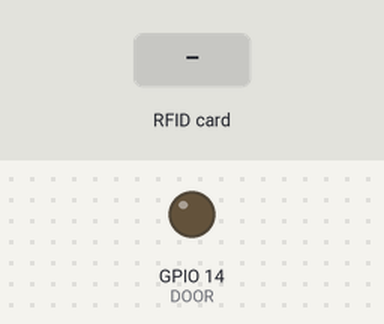
A sketch run on a simulated ESP32. Shown: output pins drawn as LEDs (lit = HIGH). Dashed ring = blinking. Inputs (shaded band) come from the test bench. WiFi joins after 1.5 s; servers stay silent unless stated; uploads are accepted with an empty reply; what the sketch prints to the serial monitor is not drawn.

Above: at 1.2 s.
1.3 s: RFID card A3 9C 97 1D held to the reader
At 2.1 s:
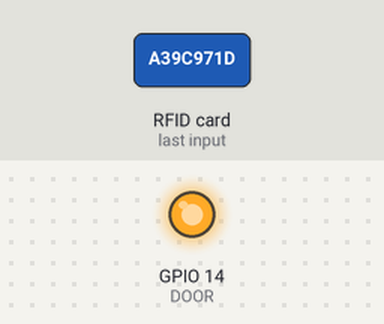
4.3 s: RFID card BD F4 DF 6B held to the reader
At 4.7 s:
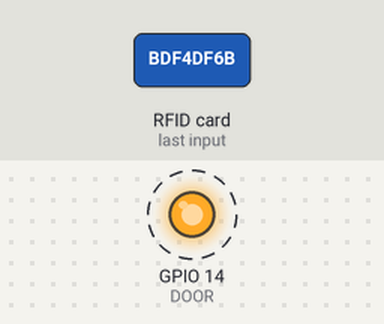
5.8 s: RFID card B0 82 0D 3C held to the reader
Timing chart, 0 to 10.3 s (numbered marks = the images above; inputs shaded):
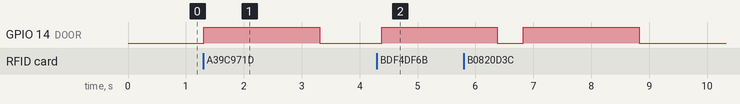

The sketch:

rfid-doorlock.ino
```cpp
#include <SPI.h>
#include <MFRC522.h>
#include <WiFi.h>
#include<WiFiClientSecure.h>
#define RST_PIN   0    // Reset pin for MFRC522 - Module 1
#define SS_PIN    5    // Slave Select pin for MFRC522 - Module 1

MFRC522 mfrc522(SS_PIN, RST_PIN); // Create MFRC522 instance

void connect2Wifi();
void readUID();
bool isEntry();
int isConnected();
#define WRITE_BTN 25
#define WRITE_ADMIN_BTN 26
#define DELETE_BTN 27
#define WIFI_SSID "RECHARGE AIPOYANDHA"
#define WIFI_PASS "smuggler"
#define WIFI_IND 2
#define DOOR 14
byte  entryDt [][4] = {
//  {0x3, 0xfd, 0xd3, 0xfa},
 {0xa3, 0x9c, 0x97, 0x1d}, {0xbd, 0xf4, 0xdf, 0x6b}, {0xb0 ,0x82, 0x0d, 0x3c}, {0xa4, 0x2e, 0xec, 0xa9},
 {0xA3 ,0x57,0x34,0xC5}
};


WiFiClientSecure client; // Create a WiFiClientSecure object
void setup() {
  Serial.begin(9600); // Initialize serial communication
  Serial.println("init...");
  pinMode(DOOR,OUTPUT);
  SPI.begin(); // Init SPI bus
  mfrc522.PCD_Init(); // Init MFRC522
  Serial.println("RFID Ready!");
  WiFi.mode(WIFI_STA)  ;
  connect2Wifi();
  client.setInsecure();
}


MFRC522::Uid lastReadUID ;
void openDoor();
void loop() {
  // Look for new cards
  digitalWrite(WIFI_IND, isConnected());
  if ( mfrc522.PICC_IsNewCardPresent() && mfrc522.PICC_ReadCardSerial()) {
    Serial.println("card ");
    // Print UID of the card
    readUID();

    if (isEntry()) {
      openDoor();
      log2Google();
    }


  }


  delay(100);
}
void openDoor() {
  Serial.println("opening door");
  digitalWrite(DOOR, HIGH);
  delay(2000);
  digitalWrite(DOOR, LOW);
}
bool isEntry() {
  for (int card = 0; card < sizeof(entryDt)/4; card++) {
    int flag = true;
    for (byte i = 0; i < 3; i++) {

      if (lastReadUID.uidByte[i] != entryDt[card][i]) {
        flag = false; break;
      }


    }
    if (flag == true)return true;
  }
  return false;
}
int isConnected() {
  return  (WiFi.status() == WL_CONNECTED) ? HIGH : LOW;
}

void connect2Wifi() {
  WiFi.begin(WIFI_SSID, WIFI_PASS);
}


void readUID() {
  Serial.print("UID:");
  lastReadUID = mfrc522.uid;
  printUID(lastReadUID);
  mfrc522.PICC_HaltA();
  mfrc522.PCD_StopCrypto1();
}
void printUID(MFRC522::Uid uid) {
  String content = "";
  byte letter;
  for (byte i = 0; i < uid.size; i++) {
    Serial.print(uid.uidByte[i] < 0x10 ? " 0" : " ");
    Serial.print(uid.uidByte[i], HEX);
  }
  Serial.println();
  Serial.println();
}


//----------------------------------------Host & httpsPort
const char* host = "script.google.com";
const int httpsPort = 443;
//----------------------------------------
// Subroutine for sending data to Google Sheets


// Google spreadsheet script ID
String GAS_ID = "AKfycbzLUt0KaPNqIcEX53tXAx_Ti3WBCizY7AjPHps9AapngVLmtWxx9RXBxWAsAjq_TrxB";


void log2Google() {
  Serial.println("==========");
  Serial.print("connecting to ");
  Serial.println(host);

  //----------------------------------------Connect to Google host
  if (!(client.connected() || client.connect(host, httpsPort))) {
    Serial.println("connection failed");
    return;
  }
  //----------------------------------------

  //----------------------------------------Processing data and sending data

  String url = "/macros/s/" + GAS_ID + "/exec?card=" + lastReadUID.uidByte[0] + "-" + lastReadUID.uidByte[1] + "-" + lastReadUID.uidByte[2] + "-" + lastReadUID.uidByte[3] + "-" + lastReadUID.uidByte[4] ;
  Serial.print("requesting URL: ");
  Serial.println(url);

  client.print(String("GET ") + url + " HTTP/1.1\r\n" +
               "Host: " + host + "\r\n" +
               "User-Agent: BuildFailureDetectorESP8266\r\n" +
               "Connection: close\r\n\r\n");

  Serial.println("request sent");
  //----------------------------------------

  //----------------------------------------Checking whether the data was sent successfully or not
  while (client.connected()) {
    String line = client.readStringUntil('\n');
    if (line == "\r") {
      Serial.println("headers received");
      break;

    }
  }
  //----------------------------------------
}
```

Measured:
- after the input at 1.3 s, GPIO 14 (DOOR): LOW → HIGH at once, → LOW 2.0 s later
- after the input at 4.3 s, GPIO 14 (DOOR): LOW → HIGH after 0.08 s
